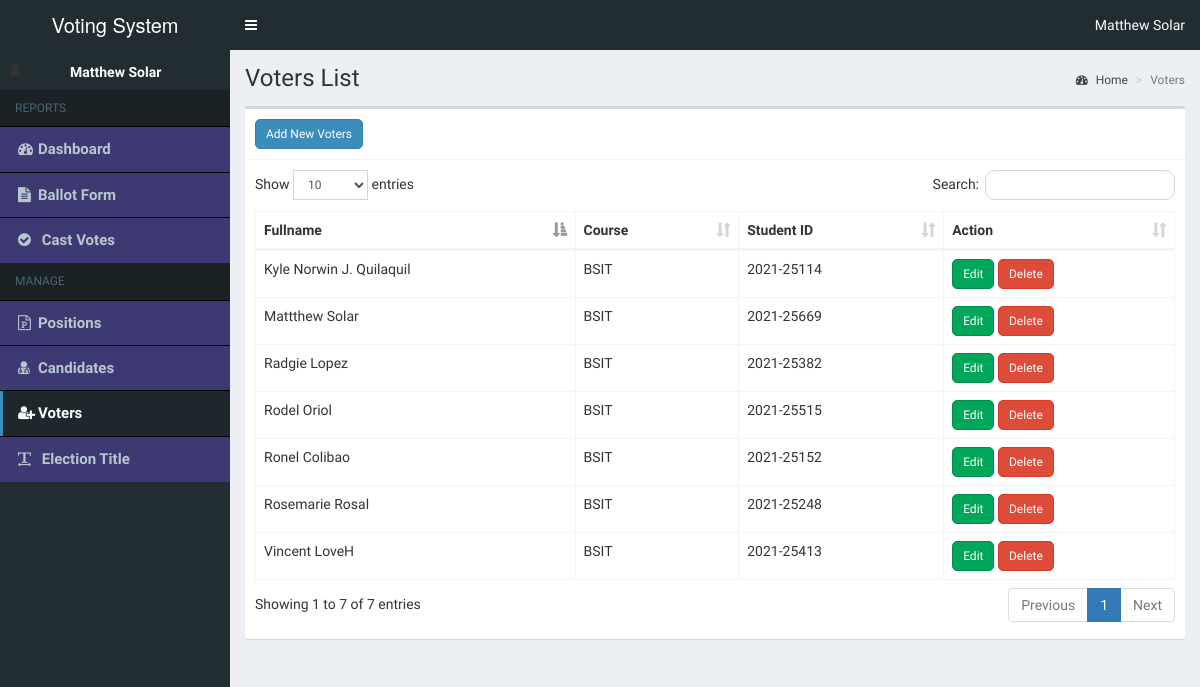
Screenshot of /admin/voters.php (signed in) with the database file from the repository.
### tables this page shows
CREATE TABLE `voters` (
  `id` int(11) NOT NULL,
  `password` varchar(60) NOT NULL,
  `fullname` varchar(100) NOT NULL,
  `course` varchar(30) NOT NULL,
  `email` varchar(100) NOT NULL,
  `studentid` varchar(50) NOT NULL
);

### admin/includes/session.php (called while the page is built, shortened)
<?php
include 'includes/conn.php';
$sql = "SELECT * FROM admin WHERE id = '" . $_SESSION['admin'] . "'";
$query = $conn->query($sql);
$user = $query->fetch_assoc();

### admin/voters.php (the view, shortened to what this page needs)
<?php include 'includes/session.php'; ?>
<?php include 'includes/header.php'; ?>
<?php include 'includes/conn.php'; ?>
<body class="hold-transition skin-blue sidebar-mini">
  <div class="wrapper">
    <?php include 'includes/navbar.php'; ?>
    <?php include 'includes/menubar.php'; ?>
    <div class="content-wrapper">
      <section class="content-header">
        <h1>
          Voters List
        </h1>
        <ol class="breadcrumb">
          <li><a href="#"><i class="fa fa-dashboard"></i> Home</a></li>
          <li class="active">Voters</li>
        </ol>
      </section>
      <section class="content">
        <div class="row">
          <div class="col-xs-12">
            <div class="box">
              <div class="box-header with-border">
                <a href="#addnew" data-toggle="modal" id="button" class="btn btn-primary btn-sm btn-flat"><i></i> Add New Voters
                </a>
              </div>
              <div class="box-body">
                <table id="example1" class="table table-bordered">
                  <thead>
                    <th>Fullname</th>
                    <th>Course</th>
                    <th>Student ID</th>
                    <th>Action</th>
                  </thead>
                  <tbody>
                    <?php
                    $sql = "SELECT * FROM voters";
                    $query = $conn->query($sql);
                    while ($row = $query->fetch_assoc()) {
                      echo "
                        <tr>
                          <td>" . $row['fullname'] . "</td>
                          <td>" . $row['course'] . "</td>
                          <td>" . $row['studentid'] . "</td>
                          <td>
                            <button id='button' class='btn btn-success btn-sm edit btn-flat' data-id='" . $row['id'] . "'><i></i> Edit</button>
                            <button id='button' class='btn btn-danger btn-sm delete btn-flat' data-id='" . $row['id'] . "'><i></i> Delete</button>
                          </td>
                        </tr>
                      ";
                    }
                    ?>
                  </tbody>
                </table>
              </div>
            </div>
          </div>
        </div>
      </section>
    </div>
  </div>
</body>
</html>

### admin/includes/header.php (shortened to what this page needs)
<!DOCTYPE html>
<html>
<head>
  <link rel="stylesheet" href="https://cdn.jsdelivr.net/npm/sweetalert2@11/dist/sweetalert2.min.css">
  <link rel="stylesheet" href="../bower_components/bootstrap/dist/css/bootstrap.min.css">
  <link rel="stylesheet" href="../plugins/iCheck/all.css">
  <link rel="stylesheet" href="../bower_components/font-awesome/css/font-awesome.min.css">
  <link rel="stylesheet" href="../dist/css/AdminLTE.min.css">
  <link rel="stylesheet" href="../bower_components/datatables.net-bs/css/dataTables.bootstrap.min.css">
  <link rel="stylesheet" href="../bower_components/bootstrap-daterangepicker/daterangepicker.css">
  <link rel="stylesheet" href="../plugins/timepicker/bootstrap-timepicker.min.css">
  <link rel="stylesheet" href="../bower_components/bootstrap-datepicker/dist/css/bootstrap-datepicker.min.css">
  <link rel="stylesheet" href="../https://cdn.jsdelivr.net/npm/sweetalert2@11/dist/sweetalert2.min.css">
  <link rel="stylesheet" href="../dist/css/skins/_all-skins.min.css">
</head>

### admin/includes/navbar.php (shortened to what this page needs)
<header class="main-header">
  <a href="#" class="logo">
    <span class="logo-lg">Voting System</span>
  </a>
  <nav class="navbar navbar-static-top">
    <a href="#" class="sidebar-toggle" data-toggle="push-menu" role="button">
    </a>
    <div class="navbar-custom-menu">
      <ul class="nav navbar-nav">
        <li class="dropdown user user-menu">
          <a href="#" class="dropdown-toggle" data-toggle="dropdown">
            <span><?php echo $user['firstname'] . ' ' . $user['lastname']; ?></span>
          </a>
        </li>
      </ul>
    </div>
  </nav>
</header>

### admin/includes/menubar.php (shortened to what this page needs)
<aside class="main-sidebar">
  <section class="sidebar">
    <div class="user-panel">
      <div class="pull-left image">
        <i class="fa fa-user" alt="User Image"></i>
      </div>
      <div class="pull-left info">
        <p><?php echo $user['firstname'] . ' ' . $user['lastname']; ?></p>
      </div>
    </div>
    <ul class="sidebar-menu" data-widget="tree">
      <li class="header">REPORTS</li>
      <li class="side-bar"><a href="home.php"><i class="fa fa-tachometer"></i><span>Dashboard</span></a></li>
      <li class="side-bar"><a href="ballot.php"><i class="fa fa-file-text"></i><span>Ballot Form</span></a></li>
      <li class="side-bar"><a href="votes.php"><i class="fa fa-check-circle"></i><span></span> <span>Cast Votes</span></a></li>
      <li class="header">MANAGE</li>
      <li class="side-bar"><a href="positions.php"><i class="fa fa-file-powerpoint-o"></i><span>Positions</span></a></li>
      <li class="side-bar"><a href="candidates.php"><i class="fa fa-user-md"></i><span>Candidates</span></a></li>
      <li class="side-bar"><a href="voters.php"><i class="fa fa-user-plus"></i><span>Voters</span></a></li>
      <li class="side-bar"><a href="#config" data-toggle="modal"><i class="fa fa-text-width"></i> <span>Election Title</span></a></li>
    </ul>
  </section>
</aside>

### admin/includes/menubar.php (style rules this page uses)
.side-bar { background-color: #3d3a73; font-size: 1.5rem; font-weight: bold; outline: 0.1px solid black; }
.header { font-size: 1.2rem; }

### admin/voters.php (style rules this page uses)
#button { border-radius: 5px; }

### rows the page displays
voters: fullname "Mattthew Solar", course "BSIT", studentid "2021-25669"
voters: fullname "Rodel Oriol", course "BSIT", studentid "2021-25515"
voters: fullname "Ronel Colibao", course "BSIT", studentid "2021-25152"
voters: fullname "Kyle Norwin J. Quilaquil", course "BSIT", studentid "2021-25114"
voters: fullname "Rosemarie Rosal", course "BSIT", studentid "2021-25248"
voters: fullname "Radgie Lopez", course "BSIT", studentid "2021-25382"
voters: fullname "Vincent LoveH", course "BSIT", studentid "2021-25413"

### other values shown
$user['firstname'] "Matthew"
$user['lastname'] "Solar"
